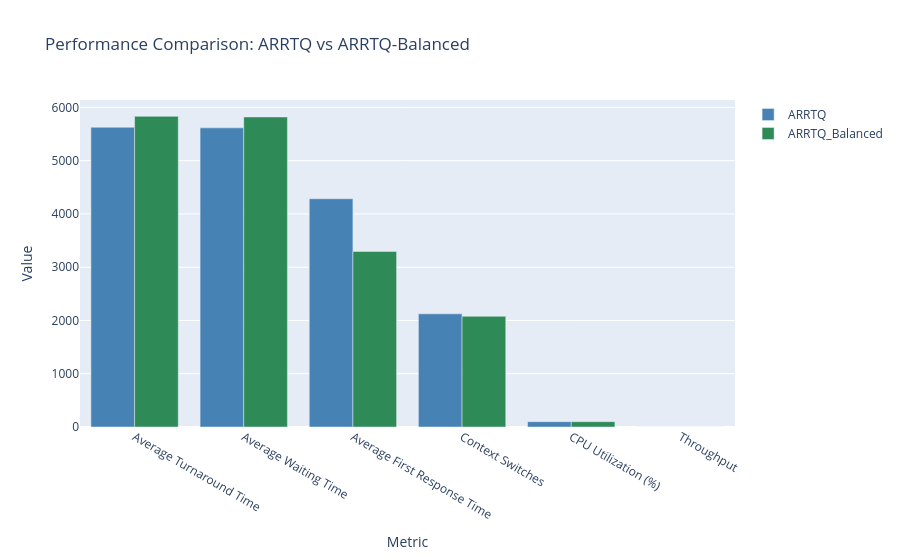
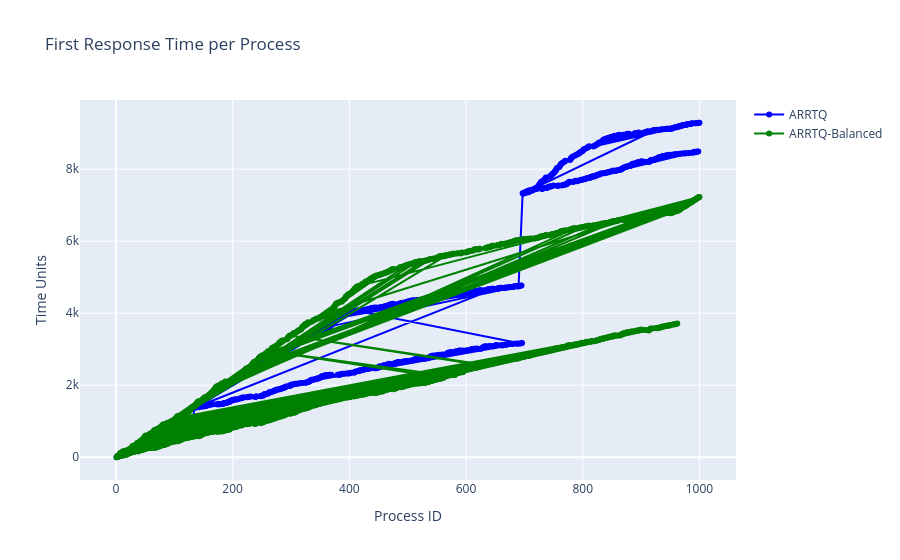
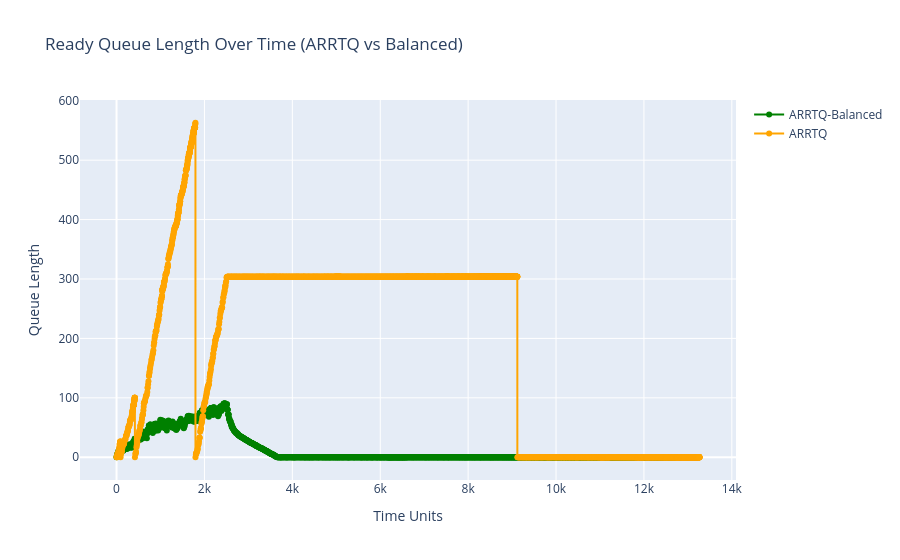

The code cell stored with these charts, in order, in its notebook:
### Code cell
compare_df = pd.DataFrame({
    'Metric': [
        'Average Turnaround Time', 'Average Waiting Time',
        'Average First Response Time', 'Context Switches',
        'CPU Utilization (%)', 'Throughput'
    ],
    'ARRTQ': [
        arrtq_metrics['average_turnaround_time'],
        arrtq_metrics['average_waiting_time'],
        arrtq_metrics['average_first_response_time'],
        arrtq_metrics['context_switches'],
        arrtq_metrics['cpu_utilization'],
        arrtq_metrics['throughput']
    ],
    'ARRTQ_Balanced': [
        arrtq_balanced_metrics['average_turnaround_time'],
        arrtq_balanced_metrics['average_waiting_time'],
        arrtq_balanced_metrics['average_first_response_time'],
        arrtq_balanced_metrics['context_switches'],
        arrtq_balanced_metrics['cpu_utilization'],
        arrtq_balanced_metrics['throughput']
    ]
})
display(compare_df)

# --- Bar chart for metric comparison ---
fig = go.Figure()
for col, color in zip(['ARRTQ', 'ARRTQ_Balanced'], ['steelblue', 'seagreen']):
    fig.add_trace(go.Bar(
        x=compare_df['Metric'],
        y=compare_df[col],
        name=col,
        marker_color=color
    ))

fig.update_layout(
    title='Performance Comparison: ARRTQ vs ARRTQ-Balanced',
    xaxis_title='Metric',
    yaxis_title='Value',
    barmode='group'
)
fig.show()

# --- Plot First Response Time comparison for each process ---
fig2 = go.Figure()
fig2.add_trace(go.Scatter(
    x=results_arrtq['Process ID'], y=results_arrtq['First Response Time'],
    mode='lines+markers', name='ARRTQ', line=dict(color='blue')
))
fig2.add_trace(go.Scatter(
    x=results_balanced['Process ID'], y=results_balanced['First Response Time'],
    mode='lines+markers', name='ARRTQ-Balanced', line=dict(color='green')
))
fig2.update_layout(
    title='First Response Time per Process',
    xaxis_title='Process ID',
    yaxis_title='Time Units'
)
fig2.show()

# --- Optional: Ready Queue length over time ---
rq_df_balanced = pd.DataFrame(arrtq_balanced_metrics['rq_length_over_time'], columns=['Time', 'RQ Length'])
fig3 = go.Figure()
fig3.add_trace(go.Scatter(
    x=rq_df_balanced['Time'], y=rq_df_balanced['RQ Length'],
    mode='lines+markers', name='ARRTQ-Balanced', line=dict(color='green')
))
fig3.add_trace(go.Scatter(
    x=pd.DataFrame(arrtq_metrics['rq_length_over_time'], columns=['Time', 'RQ Length'])['Time'],
    y=pd.DataFrame(arrtq_metrics['rq_length_over_time'], columns=['Time', 'RQ Length'])['RQ Length'],
    mode='lines+markers', name='ARRTQ', line=dict(color='orange')
))
fig3.update_layout(
    title='Ready Queue Length Over Time (ARRTQ vs Balanced)',
    xaxis_title='Time Units',
    yaxis_title='Queue Length'
)
fig3.show()

### Figure 1 — Plotly figure (JSON) as saved in the notebook; plotly's stock layout.template omitted (floating-point values rounded to 4 significant figures)
{"data": [{"marker": {"color": "steelblue"}, "name": "ARRTQ", "type": "bar", "x": ["Average Turnaround Time", "Average Waiting Time", "Average First Response Time", "Context Switches", "CPU Utilization (%)", "Throughput"], "y": [5627.0, 5615.0, 4285.0, 2124.0, 99.98, 0.07541]}, {"marker": {"color": "seagreen"}, "name": "ARRTQ_Balanced", "type": "bar", "x": ["Average Turnaround Time", "Average Waiting Time", "Average First Response Time", "Context Switches", "CPU Utilization (%)", "Throughput"], "y": [5832.0, 5820.0, 3295.0, 2078.0, 99.98, 0.07567]}], "layout": {"barmode": "group", "title": {"text": "Performance Comparison: ARRTQ vs ARRTQ-Balanced"}, "xaxis": {"title": {"text": "Metric"}}, "yaxis": {"title": {"text": "Value"}}}}

### Figure 2 — Plotly figure (JSON) as saved in the notebook; plotly's stock layout.template omitted (floating-point values rounded to 4 significant figures; data arrays with more than 128 entries replaced by an {"elided": "..."} marker saying what was removed)
{"data": [{"line": {"color": "blue"}, "mode": "lines+markers", "name": "ARRTQ", "type": "scatter", "x": {"elided": "1000 int values"}, "y": {"elided": "1000 float values"}}, {"line": {"color": "green"}, "mode": "lines+markers", "name": "ARRTQ-Balanced", "type": "scatter", "x": {"elided": "1000 int values"}, "y": {"elided": "1000 float values"}}], "layout": {"title": {"text": "First Response Time per Process"}, "xaxis": {"title": {"text": "Process ID"}}, "yaxis": {"title": {"text": "Time Units"}}}}

### Figure 3 — Plotly figure (JSON) as saved in the notebook; plotly's stock layout.template omitted (floating-point values rounded to 4 significant figures; data arrays with more than 128 entries replaced by an {"elided": "..."} marker saying what was removed)
{"data": [{"line": {"color": "green"}, "mode": "lines+markers", "name": "ARRTQ-Balanced", "type": "scatter", "x": {"elided": "3580 float values"}, "y": {"elided": "3580 int values"}}, {"line": {"color": "orange"}, "mode": "lines+markers", "name": "ARRTQ", "type": "scatter", "x": {"elided": "3701 float values"}, "y": {"elided": "3701 int values"}}], "layout": {"title": {"text": "Ready Queue Length Over Time (ARRTQ vs Balanced)"}, "xaxis": {"title": {"text": "Time Units"}}, "yaxis": {"title": {"text": "Queue Length"}}}}
